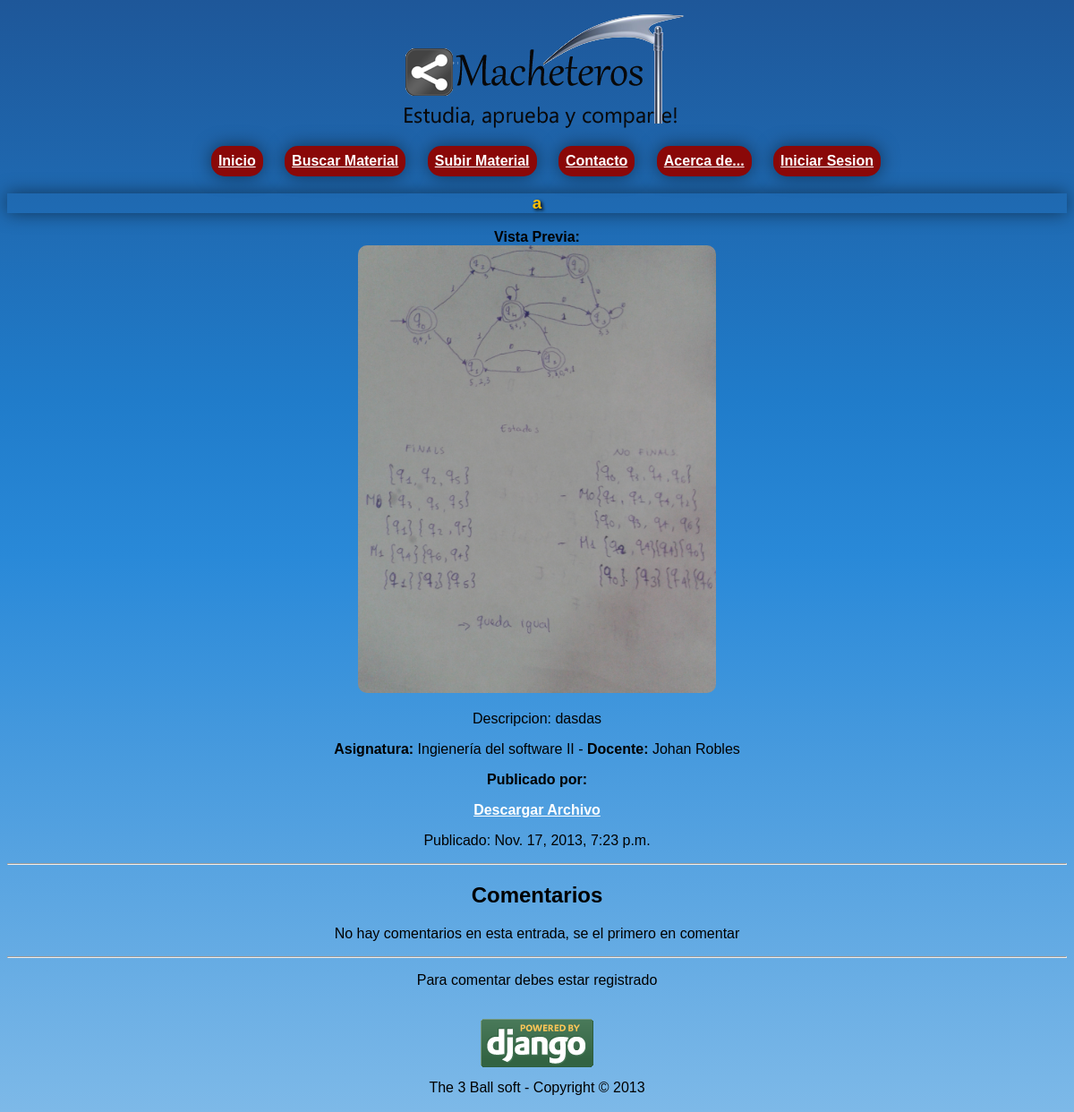
The page /material/4 on the database its author committed.
### macheteros/apps/gestion_material/models.py (models this page shows, shortened)
class Entrada(models.Model):
	Curso = models.ForeignKey(Curso)
	Usuario = models.ForeignKey(Perfil)
	Archivo = models.ForeignKey(Archivo)
	Titulo = models.CharField(max_length=150)
	Descripcion = models.TextField()
	Fecha = models.DateTimeField()
	Puntuacion = models.IntegerField(max_length=10, default=0)

class Archivo(models.Model):
	Nombre = models.CharField(max_length=100)
	Extension = models.CharField(max_length=4)
	Archivo = models.FileField(upload_to=settings.MEDIA_ROOT+'/files/', blank=False)

class Curso(models.Model):
	Asignatura = models.ForeignKey(Asignatura)
	Docente = models.ForeignKey(Docente)
	Periodo = models.ForeignKey(Periodo)

class Asignatura(models.Model):
	nombre = models.CharField(max_length=150, null=False, unique=True)

class Docente(models.Model):
	Nombre = models.CharField(max_length=150)
	Apellido = models.CharField(max_length=150)

### macheteros/apps/gestion_material/views.py (the view)
# urls.py: url(r'^material/(?P<id_material>\d+)$', 'detalle_material_view', name = 'vista_detalle_material'),
def detalle_material_view(request, id_material):
    dato = get_object_or_404(Entrada, pk=id_material)
    comentarios = Comentario_entrada.objects.filter(Entrada=dato)
    doc = dato.Archivo
    ruta = (File(doc.Archivo).name).split("/")
    if request.method == "POST":
    	formulario = comentarioForm(request.POST)
    	if formulario.is_valid() and request.user.is_authenticated():
    		c = Comentario()
    		c.Comentario = formulario.cleaned_data['Comentario']
    		c.Fecha = datetime.now()
    		c.Usuario = Perfil.objects.get(Usuario = request.user)
    		c.save()
    		ce = Comentario_entrada()
    		ce.Comentario = c
    		ce.Entrada = dato
    		ce.save()
    else:
    	formulario = comentarioForm()
    return render_to_response('gestion_material/detallematerial.html',{'entrada':dato,'comentarios':comentarios, 'form':formulario, 'namefile': ruta[len(ruta)-1]}, context_instance=RequestContext(request))

### macheteros/templates/gestion_material/detallematerial.html (shortened to what this page needs)
{% extends 'base.html' %}
{% block content %}
	{% if entrada %}
		<h1>{{ entrada.Titulo }}</h1>
		<div >
			{% if entrada.Archivo.Extension == '.jpg' or entrada.Archivo.Extension == '.png' or entrada.Archivo.Extension == '.gif' or entrada.Archivo.Extension == '.jpeg' %}
				<strong>Vista Previa: <br></strong>
	    		<img id="imagendetalle" src="/media/files/{{entrada.Archivo.Nombre}}{{entrada.Archivo.Extension}}" />
	    	{% elif entrada.Archivo.Extension == '.xls' or entrada.Archivo.Extension == '.xlsx'%}
	    		<strong>Tipo de archivo: </strong>
	    		<img src="/media/images/xlsicon.png"/>
	    	{% elif entrada.Archivo.Extension == '.doc' or entrada.Archivo.Extension == '.docx'%}
	    		<strong>Tipo de archivo: </strong>
	    		<img src="/media/images/docxicon2.png"/>
	    	{% elif entrada.Archivo.Extension == '.zip' or entrada.Archivo.Extension == '.rar'%}
	    		<strong>Tipo de archivo:</strong>
	    		<img src="/media/images/raricon.png"/>
	   		{% endif %}
		</div>
		<p>Descripcion: {{ entrada.Descripcion }}</p>
		<p><span><strong>Asignatura: </strong>{{entrada.Curso.Asignatura.nombre}}</span> -
		<span><strong>Docente: </strong>{{entrada.Curso.Docente.Nombre}} {{entrada.Curso.Docente.Apellido}}</span></p>
		<span><strong>Publicado por: {{ entrada.Usuario.Usuario.name }}</strong></span>
		<p><a href="{% url 'vista_descargar_material' entrada.id %}">Descargar Archivo</a></p>
		<p>Publicado: {{ entrada.Fecha }}	</p>
	<hr><h2>Comentarios</h2>
	{% if comentarios %}
		{% for i in comentarios %}
			<p><strong>{{ i.Comentario.Usuario.Usuario.username }}</strong>: {{ i.Comentario.Comentario }}</p>
		{% endfor%}
	{% else %}
		<p>No hay comentarios en esta entrada, se el primero en comentar</p>
	{% endif%}
	<hr>
	{% if user.is_authenticated %}
		<h3>Nuevo comentario</h3>
		<form action="{% url 'vista_detalle_material' entrada.id %}" method="POST">
			{% csrf_token %}
			{{form.as_p}}
			<input type="submit" value="Publicar">
		</form>
	{% else %}
		<p>Para comentar debes estar registrado</p>
	{% endif %}
	{% endif %}
{% endblock %}

### macheteros/media/css/estilo.css (style rules this page uses)
body { text-align: center; background: rgb(30,87,153); background: -moz-linear-gradient(top, rgba(30,87,153,1) 0%, rgba(32,124,202,1) 36%, rgba(41,137,216,1) 50%, rgba(125,185,232,1) 100%); background: -webkit-gradient(linear, left top, left bottom, color-stop(0%,rgba(30,87,153,1)), color-stop(36%,rgba(32,124,202,1)), color-stop(50%,rgba(41,137,216,1)), color-stop(100%,rgba(125,185,232,1))); background: -webkit-linear-gradient(top, rgba(30,87,153,1) 0%,rgba(32,124,202,1) 36%,rgba(41,137,216,1) 50%,rgba(125,185,232,1) 100%); background: -o-linear-gradient(top, rgba(30,87,153,1) 0%,rgba(32,124,202,1) 36%,rgba(41,137,216,1) 50%,rgba(125,185,232,1) 100%); background: -ms-linear-gradient(top, rgba(30,87,153,1) 0%,rgba(32,124,202,1) 36%,rgba(41,137,216,1) 50%,rgba(125,185,232,1) 100%); background: linear-gradient(to bottom, rgba(30,87,153,1) 0%,rgba(32,124,202,1) 36%,rgba(41,137,216,1) 50%,rgba(125,185,232,1) 100%); filter: progid:DXImageTransform.Microsoft.gradient( startColorstr='#1e5799', endColorstr='#7db9e8',GradientType=0 ); font-family: "Helvetica", Arial; }
#imagendetalle { border-radius: 10px; width:400px; height:500px; }
a { color:#FFF; font-weight: bold; }
h1 { color: #FFBF00; text-shadow: 0.1em 0.1em 0.2em black }
section h1 { color: #FFBF00; box-shadow: 0px 0px 20px rgba(0,0,0,0.5); }

### rows shown on the page
Entrada: Titulo "a", Archivo.Extension (picture), Descripcion "dasdas", Curso.Asignatura.nombre "Ingienería del software II", Curso.Docente.Nombre "Johan", Curso.Docente.Apellido "Robles", Fecha "Nov. 17, 2013, 7:23 p.m."
